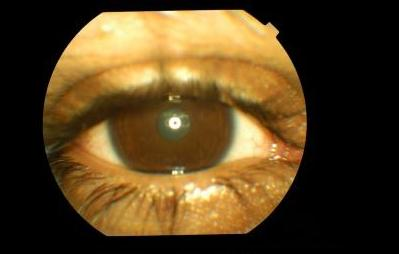
%> input picture Iris_gaze_tracker_using_neural_network_matlab/2.JPG, 399 x 254 px
$ octave seema_demo_1.m   (GNU Octave 9; MATLAB toolbox functions it lacks are replaced by stand-ins)
%> lines starting %> are read from the running program, lines starting %| are printed output that depends on the picture
clc
close all
clear all

x=imread('2.jpg');
%> x is the input picture: size 254x399x3 uint8; mean R, G, B 86.4, 65.3, 31.6
imshow(x)

x1 = rgb2gray(x);
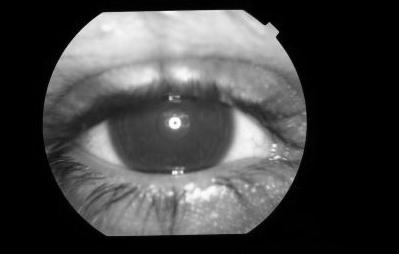
%> x1: size 254x399 uint8; min 0, max 254, mean 67.8
figure,imshow(x1)

% Noise addition
J = imnoise( x1,'salt & pepper',0.2);
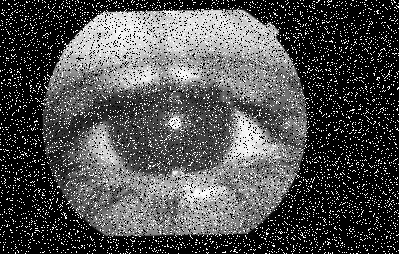
%> J: size 254x399 uint8; min 0, max 255, mean 79.8
figure;
imshow(J),title('salt pepper');

% median filtering calculations
L = medfilt2(J,[3 3]);
figure, imshow(L),title('remove 3 3 salt pepper');

figure,imhist(L)
%> after `imhist(L)`:
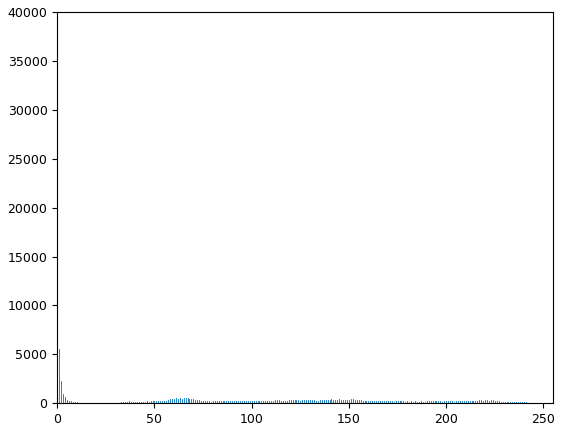
%> figure redrawn from the program's plot data; highest point at x = 0, y = 39053

$ run again, with Iris_gaze_tracker_using_neural_network_matlab/1.JPG copied over Iris_gaze_tracker_using_neural_network_matlab/2.JPG
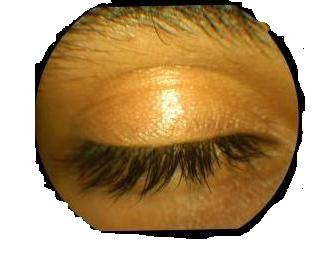
%> input picture Iris_gaze_tracker_using_neural_network_matlab/1.JPG, 320 x 280 px
%> x is the input picture: size 280x320x3 uint8; mean R, G, B 185.6, 158.8, 121.2
%> `J = imnoise( x1,'salt & pepper',0.2);`:
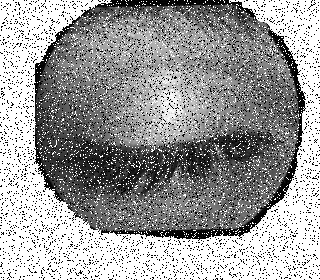
%> J: size 280x320 uint8; min 0, max 255, mean 155.5
%> `imhist(L)`:
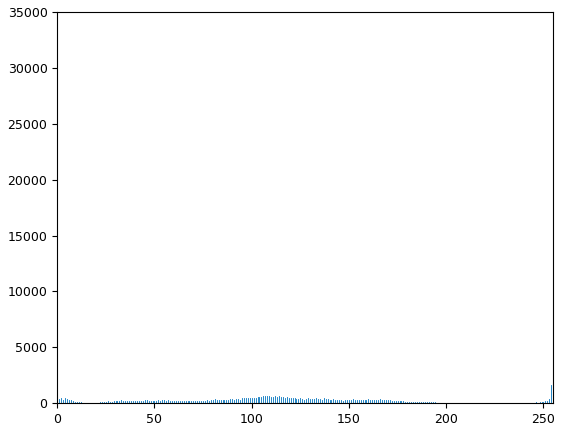
%> figure redrawn from the program's plot data; highest point at x = 255, y = 31472

$ run again, with Iris_gaze_tracker_using_neural_network_matlab/10.JPG copied over Iris_gaze_tracker_using_neural_network_matlab/2.JPG
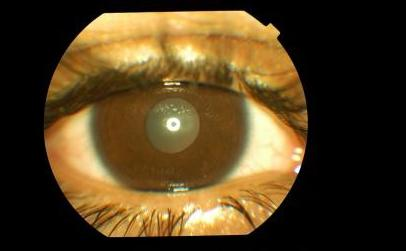
%> input picture Iris_gaze_tracker_using_neural_network_matlab/10.JPG, 406 x 251 px
%> x is the input picture: size 251x406x3 uint8; mean R, G, B 82.5, 63.3, 31.9
%> `J = imnoise( x1,'salt & pepper',0.2);`:
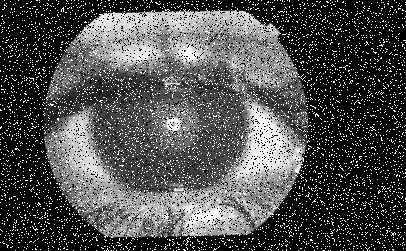
%> J: size 251x406 uint8; min 0, max 255, mean 78
%> `imhist(L)`:
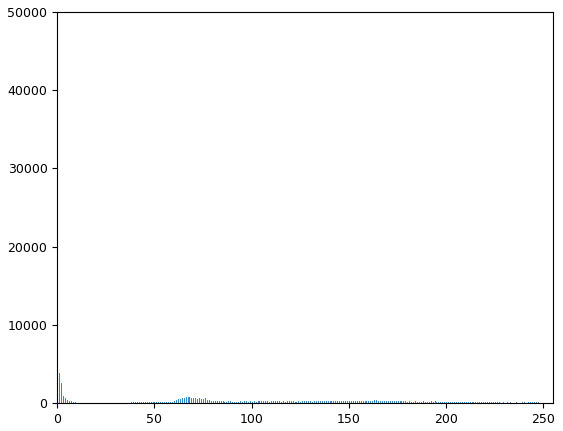
%> figure redrawn from the program's plot data; highest point at x = 0, y = 40828

$ run again, with Iris_gaze_tracker_using_neural_network_matlab/22.JPG copied over Iris_gaze_tracker_using_neural_network_matlab/2.JPG
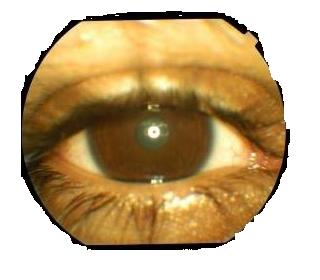
%> input picture Iris_gaze_tracker_using_neural_network_matlab/22.JPG, 320 x 280 px
%> x is the input picture: size 280x320x3 uint8; mean R, G, B 196.9, 173.1, 135.1
%> `J = imnoise( x1,'salt & pepper',0.2);`:
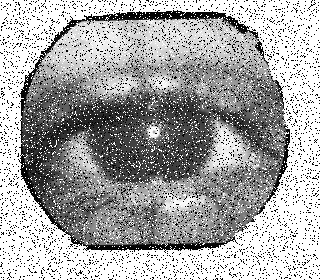
%> J: size 280x320 uint8; min 0, max 255, mean 166.3
%> `imhist(L)`:
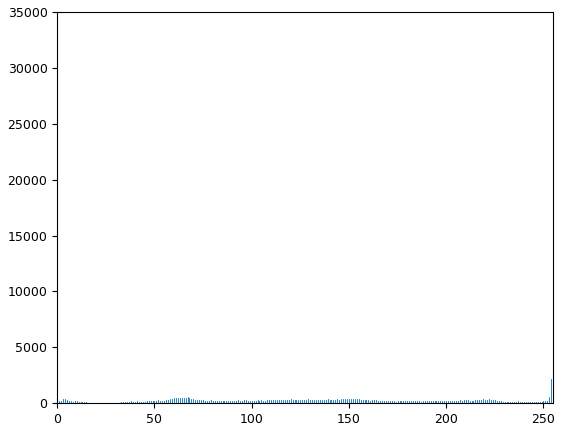
%> figure redrawn from the program's plot data; highest point at x = 255, y = 31072
